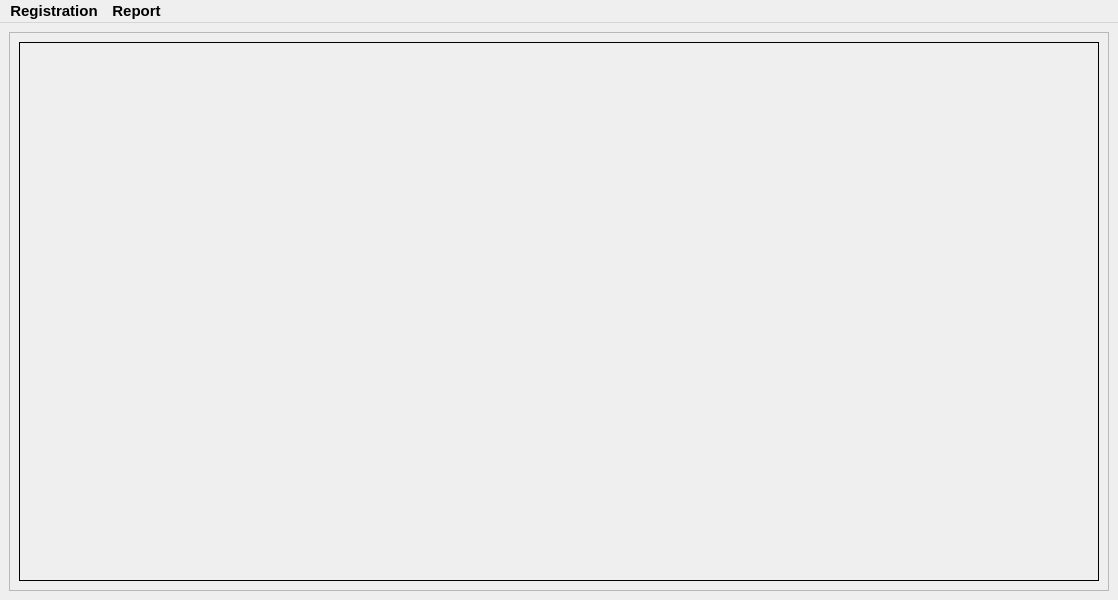
<?xml version="1.0" encoding="UTF-8"?>
<ui version="4.0">
 <class>Home</class>
 <widget class="QMainWindow" name="Home">
  <property name="geometry">
   <rect>
    <x>0</x>
    <y>0</y>
    <width>1118</width>
    <height>600</height>
   </rect>
  </property>
  <property name="minimumSize">
   <size>
    <width>0</width>
    <height>0</height>
   </size>
  </property>
  <property name="font">
   <font>
    <family>Arial</family>
    <pointsize>11</pointsize>
    <weight>75</weight>
    <bold>true</bold>
   </font>
  </property>
  <property name="windowTitle">
   <string>Employee Monitoring System - Home</string>
  </property>
  <property name="windowOpacity">
   <double>1.000000000000000</double>
  </property>
  <widget class="QWidget" name="centralwidget">
   <layout class="QVBoxLayout" name="verticalLayout">
    <item>
     <widget class="QFrame" name="frame">
      <property name="sizePolicy">
       <sizepolicy hsizetype="Expanding" vsizetype="Expanding">
        <horstretch>0</horstretch>
        <verstretch>0</verstretch>
       </sizepolicy>
      </property>
      <property name="frameShape">
       <enum>QFrame::StyledPanel</enum>
      </property>
      <property name="frameShadow">
       <enum>QFrame::Raised</enum>
      </property>
      <layout class="QVBoxLayout" name="verticalLayout_2">
       <item>
        <widget class="QLabel" name="FeedLabel">
         <property name="sizePolicy">
          <sizepolicy hsizetype="Expanding" vsizetype="Expanding">
           <horstretch>0</horstretch>
           <verstretch>0</verstretch>
          </sizepolicy>
         </property>
         <property name="font">
          <font>
           <family>Arial Black</family>
           <pointsize>10</pointsize>
           <weight>75</weight>
           <bold>true</bold>
          </font>
         </property>
         <property name="frameShape">
          <enum>QFrame::Box</enum>
         </property>
         <property name="text">
          <string/>
         </property>
        </widget>
       </item>
      </layout>
     </widget>
    </item>
   </layout>
  </widget>
  <widget class="QMenuBar" name="menuBar">
   <property name="geometry">
    <rect>
     <x>0</x>
     <y>0</y>
     <width>1118</width>
     <height>24</height>
    </rect>
   </property>
   <widget class="QMenu" name="Registration">
    <property name="sizePolicy">
     <sizepolicy hsizetype="Expanding" vsizetype="Expanding">
      <horstretch>0</horstretch>
      <verstretch>0</verstretch>
     </sizepolicy>
    </property>
    <property name="font">
     <font>
      <family>Arial</family>
      <pointsize>14</pointsize>
      <weight>75</weight>
      <bold>true</bold>
     </font>
    </property>
    <property name="title">
     <string>Registration</string>
    </property>
   </widget>
   <widget class="QMenu" name="Report">
    <property name="sizePolicy">
     <sizepolicy hsizetype="Expanding" vsizetype="Expanding">
      <horstretch>0</horstretch>
      <verstretch>0</verstretch>
     </sizepolicy>
    </property>
    <property name="font">
     <font>
      <family>Arial</family>
      <pointsize>14</pointsize>
      <weight>75</weight>
      <bold>true</bold>
     </font>
    </property>
    <property name="title">
     <string>Report</string>
    </property>
   </widget>
   <addaction name="Registration"/>
   <addaction name="Report"/>
  </widget>
 </widget>
 <resources/>
 <connections/>
</ui>
